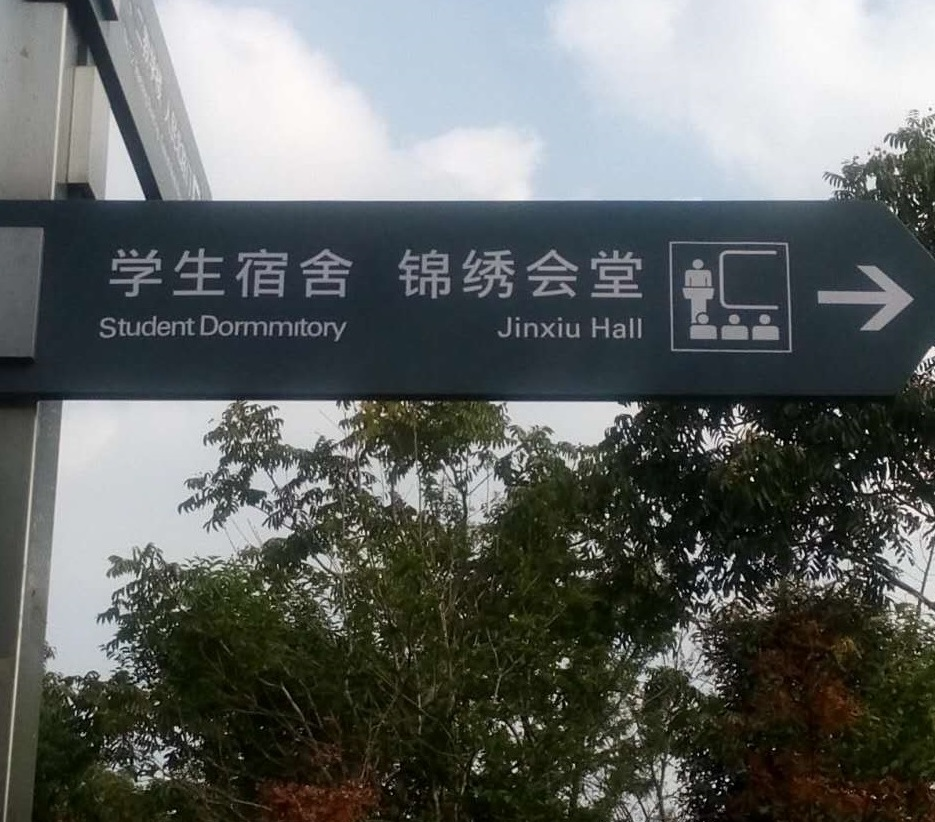
//> input picture resource/src/demo1.jpg, 935 x 822 px; its folder holds only this picture in this run
$ ./demo   (built with g++ and OpenCV 4)
//> lines starting //> are read from the running program, lines starting //| are printed output that depends on the picture
//> further down, srcImage is the input picture: 822 rows x 935 cols, CV_8UC3; mean B, G, R 99.5, 101.7, 97.8
### textRecognition.h
#ifndef _TEXT_RECOGNITION_
#define _TEXT_RECOGNITION_

#include "headfile.h"
#include<opencv2\core\core.hpp>

class textRecognition
{
public:
	void textRecognize(int k, int m);
private:


};
#endif

### textSegmentation.h
#ifndef _TEXT_SEGMENTATION_
#define _TEXT_SEGMENTATION_

#include"headfile.h"
#include"textRecognition.h"

class textSegmentation
{
public:
	void textSegment(cv::Mat &image, int k, int m);

private:
	cv::Mat locationImage;
	cv::Mat binaryImage;
	textRecognition tr;

};
#endif

### tools.h
#ifndef _TOOLS_
#define _TOOLS_

#include<string>
#include<vector>

class tools
{
public:
	static std::vector<std::string> split(std::string str, std::string pattern);
	static double min(double a1, double a2){ double ret = (a1 < a2 ? a1 : a2); return ret; }
	static double max(double a1, double a2){ double ret = { a1>a2 ? a1 : a2 }; return ret; }

};

#endif

### polyGroundTruth.h
#ifndef _POLYGROUNDTRUTH_
#define _POLYGROUNDTRUTH_

#include "headfile.h"
#include"tools.h"
#include <string>
#include<vector>
#include<fstream>

class polyGroundTruth
{
public:
	polyGroundTruth(){};
	polyGroundTruth(std::string s, double xratio, double yratio);

private:
	cv::Rect rr;
	friend class polyGroundTruthSet;
	friend class Fmeasure;

};

class polyGroundTruthSet
{
public:
	//void display(cv::Mat& image);
	void push_back(polyGroundTruth pgt){ sets.push_back(pgt); };
	void clear(){ sets.clear(); }

private:
	std::vector<polyGroundTruth> sets;
	friend class Fmeasure;

};

#endif

### Fmeasure.h
#ifndef _FMEASURE_
#define _FMEASURE_

#include<string>
#include<vector>
#include"headfile.h"
#include"polyGroundTruth.h"

class Fmeasure
{
public:
	std::string run(std::vector<cv::Rect>& cgts, polyGroundTruthSet &pgts,int k);
	double intersection(const cv::Rect &r1, const cv::Rect &r2);
	double Union(const cv::Rect &r1, const cv::Rect &r2);
	double Precision(std::vector<cv::Rect>& cgts, polyGroundTruthSet &pgts);
	double Recall(polyGroundTruthSet &pgts, std::vector<cv::Rect>& cgts);

};


#endif

### groundDetect.h
#ifndef _GROUND_DETECT_
#define _GROUND_DETECT_

#include<string>
#include"headfile.h"
#include"Fmeasure.h"
#include"polyGroundTruth.h"
#include"linkCandidate.h"
#include"textSegmentation.h"

class groundDetect
{
public:
	void readImageGroundTruth(const cv::Mat& image, const std::vector<std::string>gt);
	void run();
	void showPolyGroundTruthSet(int k);
	//void textSegmentation(int k, int m);
	void textRectify(int k, int i);//文本行矫正
	void textSegment(cv::Mat &image, int k, int m);
	std::string calculateResult(int k);
	int num = 1;

private:
	linkCandidate lc;
	Fmeasure fmeasure;
	cv::Mat oriBgrImage_8UC3;
	polyGroundTruthSet pgts;
	std::vector<cv::Rect> cgts;
	std::string PRF;
	cv::Mat textDetectImage;
	textSegmentation ts;
	cv::Mat textRectifyImage;
	vector<vector<cv::Point2i>> pointsStore;
	vector<RotatedRect> rectStore;
};

#endif

### textDetection.h
#ifndef _TEXT_DETECTION_
#define _TEXT_DETECTION_

#include"groundDetect.h"
#include"headfile.h"
#include<string>
#include<vector>
#include<iostream>

class  textDetection
{
public:
	std::string detectText(const cv::Mat& image, const std::vector<std::string> gt, bool isshow, int i);
private:
	groundDetect gd;
};


#endif

### swt1.h
#ifndef _SWT1_H_
#define _SWT1_H_
#include "headfile.h"
#include "Candidate.h"
#include <iostream>
#include <vector>
#include <set>
using namespace std;
using namespace cv;

struct SWTPoint2d
{
	int x;
	int y;
	float SWT;
};

struct Ray
{
	SWTPoint2d p;
	SWTPoint2d q;
	std::vector<SWTPoint2d> points;
};

class swt
{
public:
	std::vector<Candidate> initialize(cv::Mat& Image, vector< cv::Rect >& cc);
	void edges(Mat& subSrcImage, Mat &edgeImage);
	void swt::binaryImage(Mat& SWTImage, Mat& output2);
private:
	cv::Mat srcImage;
	cv::Mat subGrayImage;
	cv::Mat edge_Image;
	cv::Mat gradientX;
	cv::Mat gradientY;
	cv::Mat saveSWT;
	vector<cv::Mat> subImageStore;
	//vector<cv::Mat> subGrayStore;
	vector<cv::Mat> edgeImageStore;
	vector<cv::Mat> SWTImageStore;
	vector<cv::Mat> swtResImageStore;
	vector<Candidate> CandidateStore;
};

#endif

### headfile.h
#include <opencv2/opencv.hpp>

### mserGetCandidate.h
#ifndef _MSER_GET_CANDIDATE_
#define _MSER_GET_CANDIDATE_
#include "headfile.h"
#include <vector>
using namespace std;

class mserGetCandidate{
public:
	std::vector<cv::Rect> run(cv::Mat& srcImage);
	void preprocess();
	void featureExtract();
	void ExtractCCfeatures();
	void JdDetect();
	void Filter();
	//void getSubImages();

private:
	cv::MSER mser;
	//cv::MSER mser2;
	cv::Mat oriBgrImage_8UC3;
	cv::Mat gray_source_image;
	cv::Mat gray_source1_image;
	cv::Mat gray_dst_image;
	cv::Mat mserBinary_image;
	cv::Mat mserBinaryDilate_image;
	cv::Mat mserClose_image;
	cv::Mat bj_image;
	cv::Mat filt_image;
	cv::Mat jd_srcImage;
	cv::Mat jd_bj_image;
	cv::Mat jd_filt_image;
	vector<vector<cv::Point2i>> strVectorStore;  //MSER区域
	vector<vector<cv::Point2i>> ccStrVectorStore; //启发式规则过滤
	vector<vector<cv::Point2i>> filtStrVectorStore; //角点检测过滤
	vector<cv::Rect> candidateStore;
	//vector<vector<cv::Point2i>> candidateStore1;
	//vector<cv::Rect> subSrcImages;
};
#endif

### swtGetCandidate.h
#ifndef _SWT_GET_CANDIDATE_
#define _SWT_GET_CANDIDATE_
#include "mserGetCandidate.h"
#include "Candidate.h"
#include "swt1.h"

using namespace std;
using namespace cv;
class swtGetCandidate
{
public:
	//swtGetCandidate(){};
	std::vector<Candidate> swtGetCandidate::run(cv::Mat& Image);
	void swtprocess();
	void Filter();

private:
	cv::Mat oriImage_8UC3;
	swt swt;
	std::vector<cv::Rect> filtStrVectorStore;
	std::vector<cv::Rect> filtStrVectorStore1;
	std::vector<Candidate> ccStore;
	std::vector<Candidate> swtCandidateStore;
};


#endif

### Candidate.h
#ifndef _CANDIDATE_
#define _CANDIDATE_

///Singal Character detected by GetCandidate
class Candidate
{
public:
	int area;
	int maxx, maxy, minx, miny;
	double mean, variance, median,swMaxRatio,swMinRatio;
	double Rb; //二值图像黑色像素比例
	//int counter;
	int max;
	double middle_i, middle_j;
	//double strokeWidh,strokeVariance;
	//double pointsNum;
	double averageColor, averager, averageg, averageb;
	double colorVariance;
	//double strokeWidthRatio;
	double height;
	double width;
	double heightWidthRatio;
	//double grayRatio;
	int index;
	//int chuan;
	int alive;
	//Rect rect;
};

#endif

### linkCandidate.h
#ifndef _LINK_CANDIDATE_
#define _LINK_CANDIDATE_
#include "Candidate.h"
#include "swtGetCandidate.h"
#include <vector>
#include <set>
#include <math.h>

using namespace std;
using namespace cv;

struct Chain
{
	Candidate p;
	Candidate q;
	std::vector<Candidate> components;
	float dist;
	Point2f direction;
	bool merged;
	bool flag;
};

class linkCandidate
{
public:
	//std::vector<Rect> linkCandidate::run(cv::Mat &image);
	std::vector<vector<cv::Point2i>> linkCandidate::run(cv::Mat &image);
	void makeChains();
	void renderChains();
	//void renderChainsWithBoxes();

private:
	std::vector<Candidate> candidateStore;
	Mat oriImage_8UC3;
	int candidateNum;
	//std::vector<cv::Rect>rectStore;
	std::vector<Chain>chains;
	vector<cv::Point2i> points;
	vector<vector<cv::Point2i>> pointStore;
};

#endif

### mserGetCandidate.cpp
#include"mserGetCandidate.h"
using namespace std;
using namespace cv;

std::vector<cv::Rect> mserGetCandidate::run(cv::Mat& srcImage)
{
	oriBgrImage_8UC3 = srcImage;
	preprocess();
	featureExtract();
	Filter();
	//getSubImages();
	return candidateStore;
}

void mserGetCandidate::preprocess()
{
	cvtColor(oriBgrImage_8UC3, gray_source_image, CV_BGR2GRAY); //灰度化
	//imshow("gray_source_image",gray_source_image);
	GaussianBlur(gray_source_image, gray_source1_image, Size(3, 3), 0, 0);
	//imshow("gray_source1_image", gray_source1_image);
	equalizeHist(gray_source1_image, gray_dst_image); //直方图均衡化
	//imshow("gray_dst_image",gray_dst_image);
}

void mserGetCandidate::featureExtract()
{
	// 提取MSER
	strVectorStore.clear();
	mser(gray_dst_image, strVectorStore);
	//二值化
    mserBinary_image = Mat::zeros(gray_dst_image.size(), CV_8UC1);
	for (int i = (int)strVectorStore.size() - 1; i >= 0; i--)
	{
		// 根据检测区域点生成mser结果
		const vector<Point>& r = strVectorStore[i];
		for (int j = 0; j < (int)r.size(); j++)
		{
			Point pt = r[j];
			mserBinary_image.at<unsigned char>(pt) = 255;
		}
	}
	// mser结果输出
	//imwrite("resource/mserBinary_image/demo12.jpg", mserBinary_image);
	//imshow("mserBinary_image", mserBinary_image);
	//膨胀
	dilate(mserBinary_image, mserBinaryDilate_image, getStructuringElement(MORPH_RECT, Size(3, 3)));
	imshow("dilateImage", mserBinary_image);
	//闭运算连接各个笔画
	morphologyEx(mserBinaryDilate_image, mserClose_image, MORPH_CLOSE, getStructuringElement(MORPH_RECT, Size(3, 3)));
	//morphologyEx(mserBinary_image, mserClose_image, MORPH_CLOSE, getStructuringElement(MORPH_RECT, Size(7,8)));
	//imshow("mserBinaryClose_image", mserClose_image);
	//imwrite("resource/mserClose_image/demo12.jpg",mserClose_image);
}

// [97 lines left out: functions ExtractCCfeatures, JdDetect, Filter, not called in this run]

### groundDetect.cpp
#include"groundDetect.h"

//using namespace cv;

void groundDetect::readImageGroundTruth(const cv::Mat& image, const std::vector<std::string>gt)
{
	oriBgrImage_8UC3 = image;
	pgts.clear();
	cgts.clear();
	int xupdate = (oriBgrImage_8UC3.cols < 950) ? oriBgrImage_8UC3.cols : 950;
//> xupdate = 935
	int yupdate = (oriBgrImage_8UC3.rows < 840) ? oriBgrImage_8UC3.rows : 840;
//> yupdate = 822
	double xratio = double(xupdate) / oriBgrImage_8UC3.cols;
//> xratio = 1
	double yratio = double(yupdate) / oriBgrImage_8UC3.rows;
//> yratio = 1
	cv::resize(oriBgrImage_8UC3,oriBgrImage_8UC3,cv::Size(xupdate,yupdate));
	for (int i = 0; i < gt.size(); i++)
	{
		pgts.push_back(polyGroundTruth(gt[i],xratio,yratio));
	}
}
void groundDetect::run()
{
	pointsStore = lc.run(oriBgrImage_8UC3);
	for (int i = 0; i < pointsStore.size(); i++)
	{
		Rect r = boundingRect(pointsStore[i]);
		RotatedRect rect = minAreaRect(pointsStore[i]);
		cgts.push_back(r);
		rectStore.push_back(rect);
	}
}

// [86 lines left out: functions showPolyGroundTruthSet, textRectify, calculateResult, not called in this run]

### swtGetCandidate.cpp
#include "swtGetCandidate.h"
using namespace std;
using namespace cv;

std::vector<Candidate> swtGetCandidate::run(cv::Mat& Image)
{
	oriImage_8UC3 = Image;
	mserGetCandidate mgc;
    filtStrVectorStore = mgc.run(oriImage_8UC3);
//> in preprocess, `cvtColor(oriBgrImage_8UC3, gray_source_image, CV_BGR2GRAY);`:
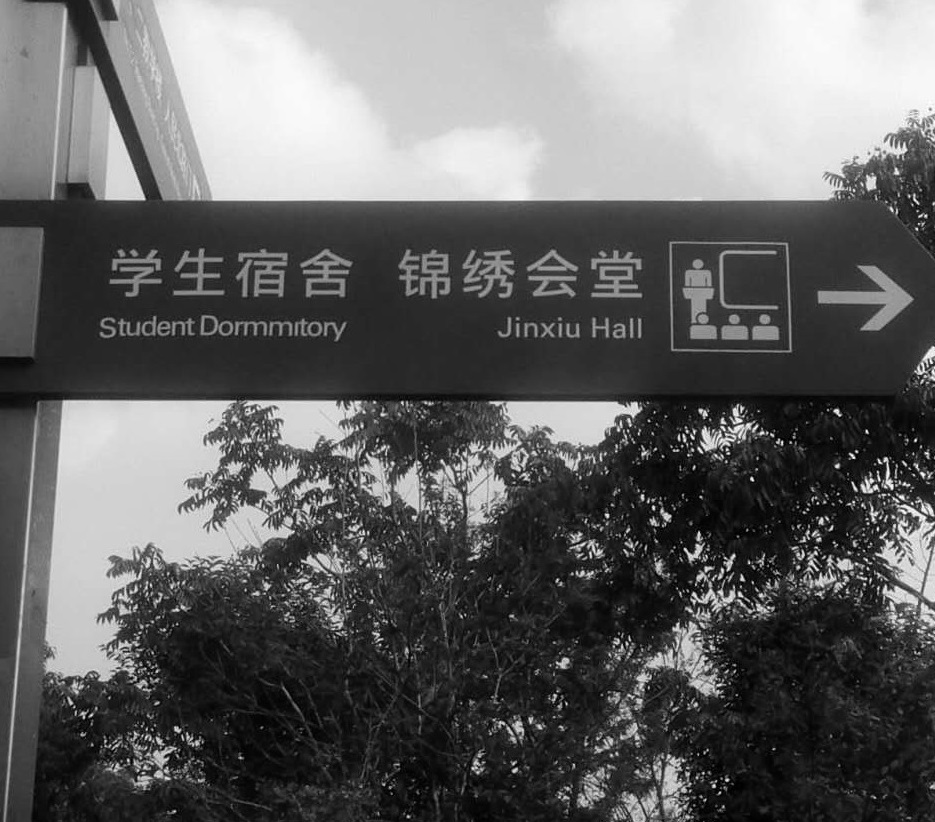
//> gray_source_image: 822 rows x 935 cols, CV_8UC1; min 0, max 255, mean 100.3
//> in preprocess, `equalizeHist(gray_source1_image, gray_dst_image);`:
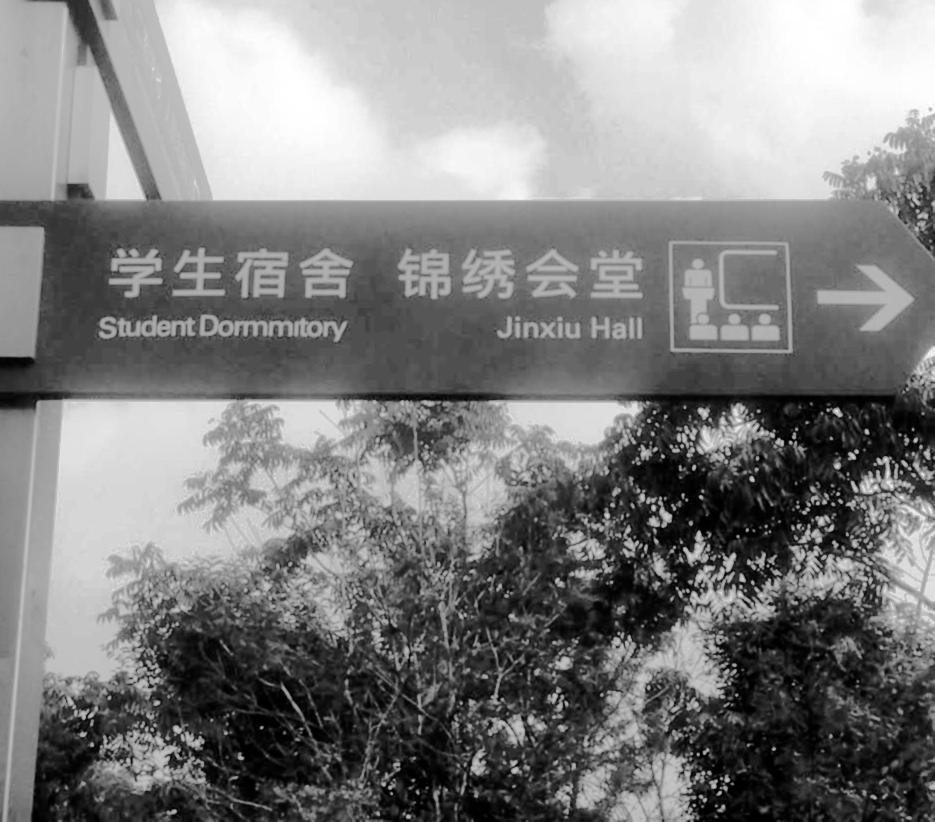
//> gray_dst_image: 822 rows x 935 cols, CV_8UC1; min 0, max 255, mean 128.5
	swtprocess();
	Filter();
	return swtCandidateStore;
}

// [26 lines left out: functions swtprocess, Filter, not called in this run]

### textDetection.cpp
#include "textDetection.h"

std::string textDetection::detectText(const cv::Mat& image, const std::vector<std::string> gt, bool isshow,int i)
{
	gd.readImageGroundTruth(image, gt);
	gd.run();
	if (isshow == true)
	{
		gd.showPolyGroundTruthSet(i);
	}
	if (gt.size() == 0)
	{
		return "";
	}
	else
	{
		return gd.calculateResult(i);
	}
}

### linkCandidate.cpp
#include "linkCandidate.h"
#define PI 3.14159265

bool chainSortDist(const Chain &lhs, const Chain &rhs) {
	return lhs.dist < rhs.dist;
}

bool chainSortLength(const Chain &lhs, const Chain &rhs) {
	return lhs.components.size() > rhs.components.size();
}

//两字符对有一端是相同的
// [8 lines left out: function sharesOneEnd, not called in this run]

//std::vector<Rect> linkCandidate::run(cv::Mat &image)
std::vector<vector<cv::Point2i>> linkCandidate::run(cv::Mat &image)
{
	oriImage_8UC3=image;
	swtGetCandidate sgc;
	candidateStore = sgc.run(oriImage_8UC3);
	//vector<Chain> chainStore;
	//chainStore=makeChains();
	makeChains();
	renderChains();
	//renderChainsWithBoxes();
	//return rectStore;
	return pointStore;
}

//std::vector<Chain> linkCandidate::makeChains()
// [294 lines left out: functions makeChains, renderChains, not called in this run]

### demo.cpp
#include "linkCandidate.h"
#include<string>
#include<fstream>
#include"textDetection.h"
#include"tools.h"
#define N 6

using namespace std;
using namespace cv;

double t = (double)cvGetTickCount();
int main()
{
	char file_img[100];
	char file_data[100];
	double totalPrecision = 0.0;
	double totalRecall = 0.0;
	double totalFmeasure = 0.0;
	for (int i = 1; i <= N; i++)
	{
		vector<string> gtset;
		string line;
		sprintf(file_img, "resource/src/demo%d.jpg", i);
		//cv::Mat srcImage = cv::imread("resource/src/demo1.jpg");
		cv::Mat srcImage = cv::imread(file_img);
		if (srcImage.empty())
			return -1;
		imshow("srcImage", srcImage);
		sprintf(file_data, "resource/src/demo%d", i);
		ifstream fin(file_data);
		while (getline(fin, line))
		{
			gtset.push_back(line);
		}
		textDetection td;
//> (the run ends here: the program needs code that is not available in this run, at `mser(gray_dst_image, strVectorStore);`)
